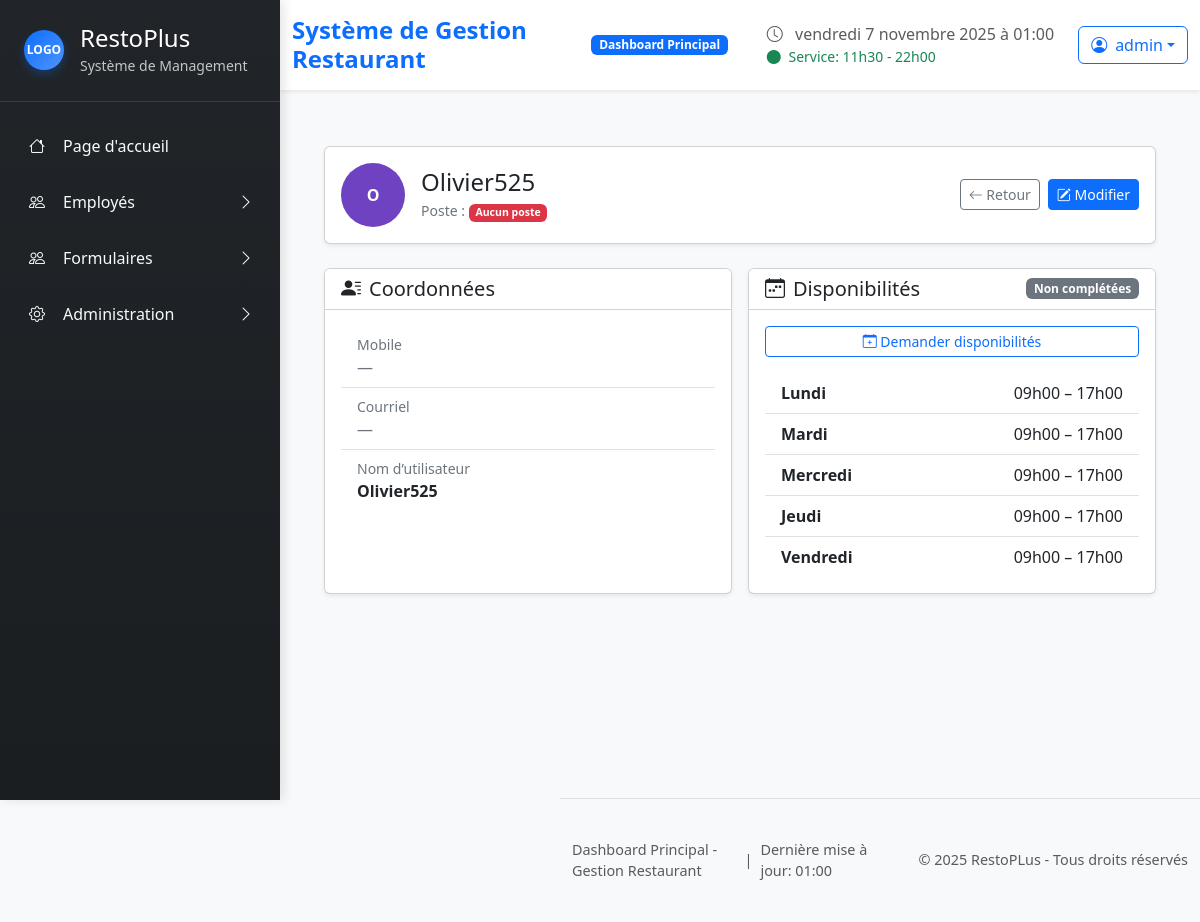
Before: /employees/5/ (signed in) with the older database file.
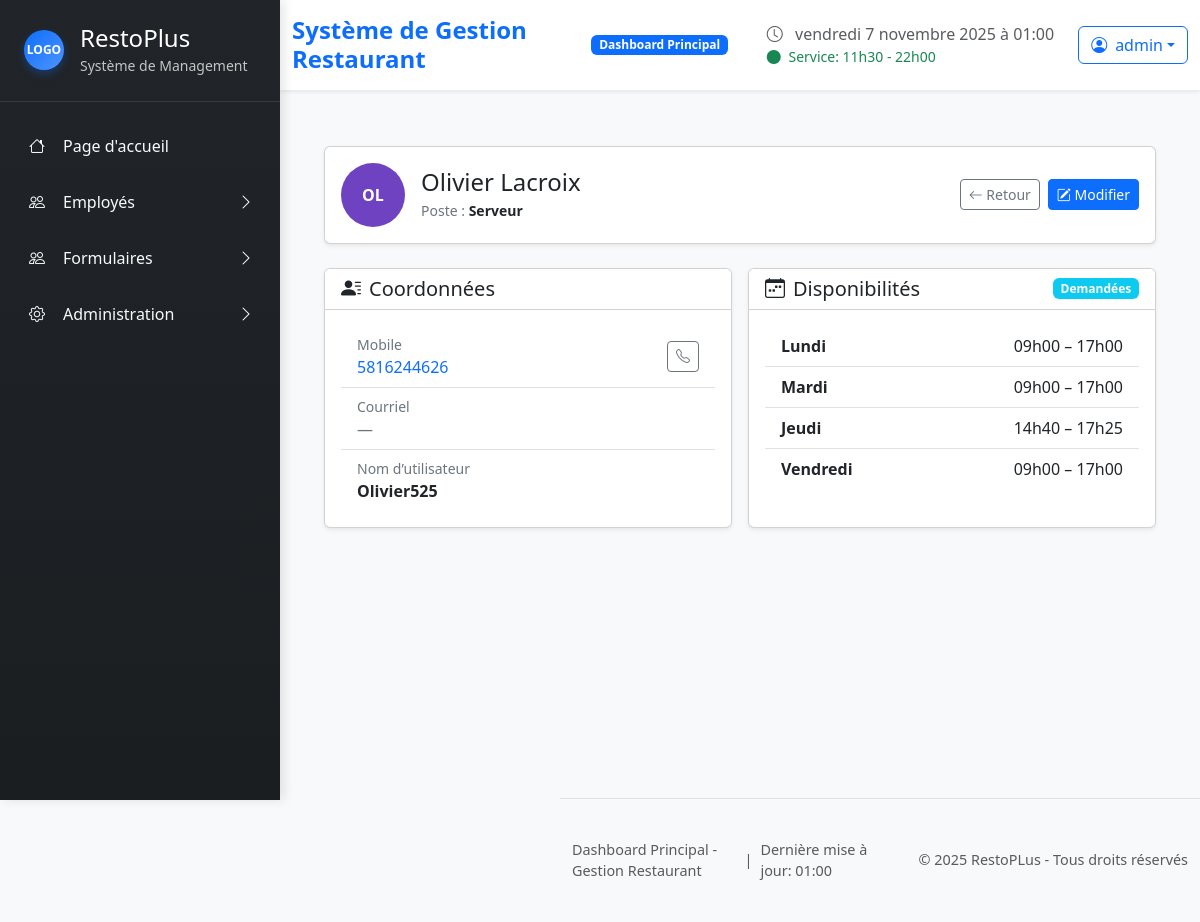
After: the same page with the newer database file.
### restoplus/models.py (models this page shows, shortened)
class User(AbstractUser):
    class AvailabilityStatus(models.TextChoices):
        NOT_FILLED = "not_filled", "Non remplie"
        PENDING    = "pending",    "En attente"
        FILLED     = "filled",     "Remplie"
    availability_status = models.CharField(
        max_length=20,
        choices=AvailabilityStatus.choices,
        default=AvailabilityStatus.NOT_FILLED,
        verbose_name="Statut des disponibilités"
        )
    first_name = models.CharField(max_length=150, blank=True, verbose_name="Prénom")
    last_name = models.CharField(max_length=150, blank=True, verbose_name="Nom de famille")
    poste = models.CharField(max_length=100, blank=True, verbose_name="Poste")
    mobile = models.CharField(max_length=20,blank=True,validators=[phone_validator], verbose_name="Téléphone")
    email = models.CharField(
        max_length=254,
        blank=True,
        verbose_name="Courriel",
        validators=[email_validator]
    )
    is_manager = models.BooleanField(default=False)
    role = models.ForeignKey(Role, on_delete=models.SET_NULL, null=True, blank=True)
    def can_manage_employees(self):
        if self.is_superuser:
            return True
        return self.has_permission('can_manage_users')

class Availability(models.Model):
    employe=models.ForeignKey(User,on_delete=models.CASCADE)
    day=models.CharField(max_length=10, choices=[
        ('monday', 'Lundi'),
        ('tuesday', 'Mardi'),
        ('wednesday', 'Mercredi'),
        ('thursday', 'Jeudi'),
        ('friday', 'Vendredi'),
        ('saturday', 'Samedi'),
        ('sunday', 'Dimanche'),
        ])
    heure_debut=models.TimeField()
    heure_fin=models.TimeField()
    remplie = models.BooleanField(default=False)

### restoplus/views.py (the view)
# urls.py: path('employees/<int:employe_id>/', views.employee_profile, name='employee_profile'),
@login_required
def employee_profile(request, employe_id):
    try:
        employe = User.objects.get(id=employe_id)
    except User.DoesNotExist:
        raise Http404("Aucun employé ne correspond à cet ID.")
    if not request.user.is_staff and request.user.id != employe.id:
        messages.error(request, "Accès refusé : vous ne pouvez consulter que votre profil.")
        return redirect('accueil')
    order = ['monday', 'tuesday', 'wednesday', 'thursday', 'friday', 'saturday', 'sunday']
    availabilities = sorted(
    Availability.objects.filter(employe=employe),
    key=lambda a: order.index(a.day))
    if employe.availability_status == User.AvailabilityStatus.NOT_FILLED:
        status_label = "Aucune disponibilité reçue"
        status_class = "secondary"
    elif employe.availability_status == User.AvailabilityStatus.PENDING:
        status_label = "Demande envoyée (en attente de réponse)"
        status_class = "info"
    elif employe.availability_status == User.AvailabilityStatus.FILLED:
        status_label = "Disponibilités complétées "
        status_class = "success"
    else:
        status_label = "Statut inconnu"
        status_class = "dark"
    return render(request, "restoplus/employee_profile.html", {
        "employe": employe,
        "availabilities": availabilities,
        "status_label": status_label,
        "status_class": status_class,
    })

### restoplus/templates/restoplus/employee_profile.html (shortened to what this page needs)
{% extends "restoplus/base.html" %}
{% load static %}
{% block content %}
<div class="container mt-4">
  <div class="card shadow-sm mb-4">
    <div class="card-body">
      <div class="d-flex align-items-center gap-3">
  <div class="d-flex align-items-center justify-content-center rounded-circle text-white fw-bold avatar-initiales">
          {% if employe.first_name or employe.last_name %}
            {{ employe.first_name|default:''|first }}{{ employe.last_name|default:''|first }}
          {% else %}
            {{ employe.username|first|upper }}
          {% endif %}
        </div>
        <div class="flex-grow-1 min-w-0">
          <h3 class="h4 mb-1 text-truncate">
            {% if employe.first_name or employe.last_name %}
              {{ employe.first_name }} {{ employe.last_name }}
            {% else %}
              {{ employe.username }}
            {% endif %}
          </h3>
          <div class="text-secondary small">
            Poste :
            {% if employe.poste %}
              <span class="fw-semibold text-body">{{ employe.poste }}</span>
            {% else %}
              <span class="badge bg-danger">Aucun poste</span>
            {% endif %}
          </div>
        </div>
        <div class="d-none d-md-flex gap-2">
          <a href="{% url 'employees_management' %}" class="btn btn-outline-secondary btn-sm">
            <i class="bi bi-arrow-left"></i> Retour
          </a>
          {% if user.can_manage_employees and employe != user %}
          <a href="{% url 'edit_employee' employe.id %}" class="btn btn-primary btn-sm">
            <i class="bi bi-pencil-square"></i> Modifier
          </a>
          {% endif %}
        </div>
      </div>
    </div>
  </div>
  <div class="row g-3 mb-4">
    <div class="col-12 col-lg-6">
      <div class="card shadow-sm h-100">
        <div class="card-header bg-white">
          <h5 class="mb-0"><i class="bi bi-person-lines-fill me-2"></i>Coordonnées</h5>
        </div>
        <div class="card-body">
          <ul class="list-group list-group-flush">
            <li class="list-group-item d-flex justify-content-between align-items-center">
              <div>
                <div class="text-secondary small">Mobile</div>
                {% if employe.mobile %}
                  <a href="tel:{{ employe.mobile|urlencode }}" class="text-decoration-none">
                    {{ employe.mobile }}
                  </a>
                {% else %}
                  <span class="text-secondary">—</span>
                {% endif %}
              </div>
              {% if employe.mobile %}
              <a href="tel:{{ employe.mobile|urlencode }}" class="btn btn-outline-secondary btn-sm">
                <i class="bi bi-telephone"></i>
              </a>
              {% endif %}
            </li>
            <li class="list-group-item d-flex justify-content-between align-items-center">
              <div>
                <div class="text-secondary small">Courriel</div>
                {% if employe.email %}
                  <a href="mailto:{{ employe.email }}" class="text-decoration-none">
                    {{ employe.email }}
                  </a>
                {% else %}
                  <span class="text-secondary">—</span>
                {% endif %}
              </div>
            </li>
            <li class="list-group-item d-flex justify-content-between align-items-center">
              <div>
                <div class="text-secondary small">Nom d’utilisateur</div>
                <span class="fw-semibold">{{ employe.username }}</span>
              </div>
            </li>
          </ul>
        </div>
      </div>
    </div>
    <div class="col-12 col-lg-6">
      <div class="card shadow-sm h-100">
        <div class="card-header bg-white d-flex align-items-center justify-content-between">
          <h5 class="mb-0"><i class="bi bi-calendar-week me-2"></i>Disponibilités</h5>
          <span class="badge bg-{{ status_class }}">
            {% if status_class == "secondary" %} Non complétées
            {% elif status_class == "info" %} Demandées
            {% elif status_class == "success" %} Validées
            {% else %} —
            {% endif %}
          </span>
        </div>
        <div class="card-body">
          {% if status_class == "secondary" %}
            <form action="{% url 'send_availabilities_form' employe.id %}" method="post" class="mb-3">
              <button type="submit" class="btn btn-outline-primary btn-sm w-100">
                <i class="bi bi-calendar-plus"></i> Demander disponibilités
              </button>
            </form>
          {% endif %}
          {% if availabilities %}
            <ul class="list-group list-group-flush">
              {% for a in availabilities %}
                <li class="list-group-item d-flex justify-content-between align-items-center">
                  <span class="fw-semibold">{{ a.get_day_display|title }}</span>
                  <span class="text-monospace">
                    {{ a.heure_debut|time:"H\hi" }}
                    &ndash;
                    {{ a.heure_fin|time:"H\hi" }}
                  </span>
                </li>
              {% endfor %}
            </ul>
          {% else %}
            <div class="alert alert-{{ status_class }} mb-0">
              Aucune disponibilité enregistrée pour le moment.
            </div>
          {% endif %}
        </div>
      </div>
    </div>
  </div>
</div>
{% endblock %}

### restoplus/templates/restoplus/base.html (shortened to what this page needs)
{% load static %}
<!DOCTYPE html>
<html lang="fr">
<head>
    <link href="https://cdn.jsdelivr.net/npm/bootstrap@5.3.2/dist/css/bootstrap.min.css" rel="stylesheet">
    <link rel="stylesheet" href="https://cdn.jsdelivr.net/npm/bootstrap-icons@1.11.3/font/bootstrap-icons.min.css">
    <link rel="stylesheet" href="https://cdnjs.cloudflare.com/ajax/libs/animate.css/4.1.1/animate.min.css">
    <link rel="stylesheet" href="{% static 'restoplus/css/styles.css' %}">
    <link rel="stylesheet" href="https://cdnjs.cloudflare.com/ajax/libs/font-awesome/6.4.0/css/all.min.css">
</head>
<body class="bg-light">
    {% include 'restoplus/partials/sidebar.html' %}
    <div class="main-wrapper">
        {% include 'restoplus/partials/header.html' %}
        <main class="main-content">
            {% block content %}
            {% endblock %}
        </main>
        {% include 'restoplus/partials/footer.html' %}
    </div>
</body>
</html>

### restoplus/templates/restoplus/partials/sidebar.html (shortened to what this page needs)
{% load static %}
<div class="sidebar d-none d-md-block bg-dark" id="desktop-sidebar">
    <div class="sidebar-header p-4">
        <div class="d-flex align-items-center">
            <div class="logo-container me-3">
                <div class="logo bg-primary rounded-circle d-flex align-items-center justify-content-center">
                    <span class="text-white fw-bold">LOGO</span>
                </div>
            </div>
            <div>
                <h4 class="text-white mb-0"> RestoPlus</h4>
                <small class="text-light opacity-75">Système de Management</small>
            </div>
        </div>
    </div>
    <nav class="sidebar-nav flex-fill">
        <ul class="nav flex-column">
            <li class="nav-item">
                <a class="nav-link text-light d-flex align-items-center py-3 px-4 sidebar-link {% if request.resolver_match.url_name == 'accueil' %}active{% endif %}"
                    href="{% url 'accueil' %}">
                    <i class="bi bi-house me-3"></i>
                    <span>Page d'accueil</span>
                </a>
            </li>
            {%if user.is_authenticated %}
            <li class="nav-item">
                <a class="nav-link text-light d-flex align-items-center py-3 px-4 sidebar-link" href="#"
                    data-bs-toggle="collapse" data-bs-target="#employeesSubmenu">
                    <i class="bi bi-people me-3"></i>
                    <span>Employés</span>
                    <i class="bi bi-chevron-right ms-auto"></i>
                </a>
            </li>
            {% endif %}
            <li class="nav-item">
                <a class="nav-link text-light d-flex align-items-center py-3 px-4 sidebar-link" href="#"
                    data-bs-toggle="collapse" data-bs-target="#formsSubmenu">
                    <i class="bi bi-people me-3"></i>
                    <span>Formulaires</span>
                    <i class="bi bi-chevron-right ms-auto"></i>
                </a>
            </li>
            {% if user.is_staff or user.can_manage_employees %}
            <li class="nav-item">
                <a class="nav-link text-light d-flex align-items-center py-3 px-4 sidebar-link "
                    href="#" data-bs-toggle="collapse" data-bs-target="#adminSubmenu">
                    <i class="bi bi-gear me-3"></i>
                    <span>Administration</span>
                    <i class="bi bi-chevron-right ms-auto"></i>
                </a>
            </li>
            {% endif %}
        </ul>
    </nav>
</div>

### restoplus/templates/restoplus/partials/header.html (shortened to what this page needs)
{% load static %}
<header class="main-header bg-white shadow-sm sticky-top">
  <div class="container-fluid">
    <div class="row align-items-center py-3">
      <div class="col-md-6">
        <div class="d-flex align-items-center">
          <h1 class="h4 mb-0 text-primary fw-bold">
            Système de Gestion Restaurant
          </h1>
          <span
            class="badge bg-primary ms-3 animate__animated animate__pulse animate__infinite"
            >Dashboard Principal</span
          >
        </div>
      </div>
      <div class="col-md-6">
        <div class="d-flex justify-content-end align-items-center">
          <div class="me-4">
            <i class="bi bi-clock text-muted me-2"></i>
            <span class="text-muted" id="current-time"></span>
            <div class="small text-success">
              <i class="bi bi-circle-fill me-1"></i>
              Service: 11h30 - 22h00
            </div>
          </div>
          <div class="dropdown">
            <button
              class="btn btn-outline-primary dropdown-toggle d-flex align-items-center"
              type="button"
              data-bs-toggle="dropdown"
            >
              <i class="bi bi-person-circle me-2"></i>
              {{ request.user.username }}
            </button>
          </div>
        </div>
      </div>
    </div>
  </div>
</header>

### restoplus/templates/restoplus/partials/footer.html
{% load static %}
<footer class="main-footer bg-light border-top mt-5">
    <div class="container-fluid py-4">
        <div class="row align-items-center">
            <div class="col-md-6">
                <div class="d-flex align-items-center">
                    <span class="text-muted">Dashboard Principal - Gestion Restaurant</span>
                    <span class="mx-2 text-muted">|</span>
                    <span class="text-muted">Dernière mise à jour: <span id="footer-time"></span></span>
                </div>
            </div>
            <div class="col-md-6">
                <div class="text-end">
                    <span class="text-muted">© 2025 RestoPLus - Tous droits réservés</span>
                </div>
            </div>
        </div>
    </div>
</footer>

Changed rows visible on the page:
removed Availability: day "Mercredi", heure_debut "09h00", heure_fin "17h00"
changed User "Olivier525": first_name|first (not shown) → "O"; last_name|first (not shown) → "L"; first_name (not shown) → "Olivier"; last_name (not shown) → "Lacroix"; poste (not shown) → "Serveur"; mobile (not shown) → "5816244626"; username|first "O" → (not shown); username "Olivier525" → (not shown)
changed Availability "Jeudi": heure_debut "09h00" → "14h40"; heure_fin "17h00" → "17h25"
Other visible differences:
text no longer shown: "Aucun poste — Non complétées Demander disponibilités"
text now shown: "Demandées"
